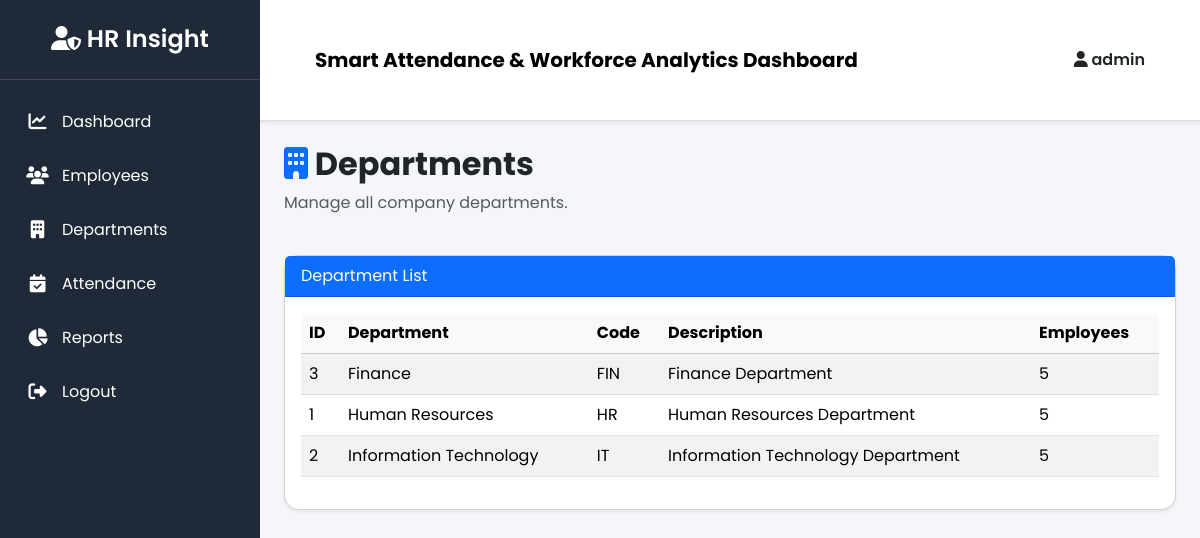
Screenshot of /departments/ (signed in) with the database file from the repository.
### app/models/user.py (models this page shows, shortened)
class User(UserMixin, db.Model):
    __tablename__ = "users"
    id = db.Column(db.Integer, primary_key=True)
    username = db.Column(db.String(100), nullable=False)
    email = db.Column(db.String(120), unique=True, nullable=False)
    password_hash = db.Column(db.String(255), nullable=False)
    is_active = db.Column(db.Boolean, default=True)

### app/models/department.py (models this page shows, shortened)
class Department(db.Model):
    __tablename__ = "departments"
    id = db.Column(db.Integer, primary_key=True)
    department_name = db.Column(
        db.String(100),
        unique=True,
        nullable=False
    )
    department_code = db.Column(
        db.String(20),
        unique=True,
        nullable=False
    )
    description = db.Column(db.Text)
    employees = db.relationship(
        "Employee",
        back_populates="department",
        cascade="all, delete-orphan",
        lazy=True
    )

### app/departments/routes.py (the view)
@departments_bp.route("/")
@login_required
def index():
    departments = (
        Department.query
        .order_by(Department.department_name.asc())
        .all()
    )
    print("=" * 50)
    print("Departments Loaded:", len(departments))
    for dept in departments:
        print(
            dept.id,
            dept.department_name,
            dept.department_code
        )
    print("=" * 50)
    return render_template(
        "departments/index.html",
        departments=departments
    )

### app/__init__.py (called while the page is built)
@login_manager.user_loader
def load_user(user_id):
    from app.models.user import User
    return User.query.get(int(user_id))

### app/templates/departments/index.html (shortened to what this page needs)
{% extends "layouts/base.html" %}
{% block content %}
<div class="d-flex justify-content-between align-items-center mb-4">
    <div>
        <h2 class="fw-bold">
            <i class="fa-solid fa-building text-primary"></i>
            Departments
        </h2>
        <p class="text-muted">
            Manage all company departments.
        </p>
    </div>
</div>
<div class="card shadow-sm">
    <div class="card-header bg-primary text-white">
        Department List
    </div>
    <div class="card-body">
        <table class="table table-hover table-striped">
            <thead class="table-light">
                <tr>
                    <th>ID</th>
                    <th>Department</th>
                    <th>Code</th>
                    <th>Description</th>
                    <th>Employees</th>
                </tr>
            </thead>
            <tbody>
            {% if departments %}
                {% for department in departments %}
                <tr>
                    <td>{{ department.id }}</td>
                    <td>{{ department.department_name }}</td>
                    <td>{{ department.department_code }}</td>
                    <td>{{ department.description }}</td>
                    <td>{{ department.employees|length }}</td>
                </tr>
                {% endfor %}
            {% else %}
                <tr>
                    <td colspan="5" class="text-center text-muted">
                        No departments found.
                    </td>
                </tr>
            {% endif %}
            </tbody>
        </table>
    </div>
</div>
{% endblock %}

### app/templates/layouts/base.html (shortened to what this page needs)
<!DOCTYPE html>
<html lang="en">
<head>
    <link href="https://cdn.jsdelivr.net/npm/bootstrap@5.3.3/dist/css/bootstrap.min.css" rel="stylesheet">
    <link href="https://cdnjs.cloudflare.com/ajax/libs/font-awesome/6.7.2/css/all.min.css" rel="stylesheet">
    <link rel="stylesheet" href="{{ url_for('static', filename='css/style.css') }}">
</head>
<body>
<div class="wrapper">
    <aside class="sidebar">
        <div class="sidebar-header">
            <h3>
                <i class="fa-solid fa-user-shield"></i>
                HR Insight
            </h3>
        </div>
        <ul class="sidebar-menu">
            <li>
                <a href="{{ url_for('dashboard.dashboard') }}">
                    <i class="fa-solid fa-chart-line"></i>
                    Dashboard
                </a>
            </li>
            <li>
                <a href="{{ url_for('employees.index') }}">
                    <i class="fa-solid fa-users"></i>
                    Employees
                </a>
            </li>
            <li>
                <a href="{{ url_for('departments.index') }}">
                    <i class="fa-solid fa-building"></i>
                    Departments
                </a>
            </li>
            <li>
                <a href="{{ url_for('attendance.index') }}">
                    <i class="fa-solid fa-calendar-check"></i>
                    Attendance
                </a>
            </li>
            <li>
                <a href="{{ url_for('reports.index') }}">
                    <i class="fa-solid fa-chart-pie"></i>
                     Reports
                    </a>
            </li>
            <li>
                <a href="{{ url_for('auth.logout') }}">
                    <i class="fa-solid fa-right-from-bracket"></i>
                    Logout
                </a>
            </li>
        </ul>
    </aside>
    <main class="main">
        <nav class="navbar navbar-expand-lg bg-white shadow-sm">
            <div class="container-fluid">
                <span class="navbar-brand fw-bold">
                    Smart Attendance & Workforce Analytics Dashboard
                </span>
                <div class="ms-auto">
                    {% if current_user.is_authenticated %}
                        <span class="fw-semibold">
                            <i class="fa-solid fa-user"></i>
                            {{ current_user.username }}
                        </span>
                    {% endif %}
                </div>
            </div>
        </nav>
        <div class="container-fluid p-4">
            {% block content %}
            {% endblock %}
        </div>
    </main>
</div>
</body>
</html>

### app/static/css/style.css (style rules this page uses)
* { margin:0; padding:0; box-sizing:border-box; font-family:'Poppins',sans-serif; }
html, body { height:100%; background:#f4f6f9; }
.wrapper { display:flex; width:100%; min-height:100vh; }
.sidebar { position:fixed; top:0; left:0; width:260px; height:100vh; background:#1f2937; color:#fff; overflow-y:auto; z-index:1000; }
.sidebar-header { padding:25px; text-align:center; border-bottom:1px solid rgba(255,255,255,.15); }
.sidebar-header h3 { margin:0; font-size:24px; font-weight:600; }
.sidebar-menu { list-style:none; margin:0; padding:15px 0; }
.sidebar-menu li { width:100%; }
.sidebar-menu li a { display:flex; align-items:center; gap:12px; padding:15px 25px; color:#ffffff; text-decoration:none; transition:.3s; }
.sidebar-menu i { width:25px; text-align:center; font-size:18px; }
.main { margin-left:260px; width:calc(100% - 260px); min-height:100vh; display:flex; flex-direction:column; }
.navbar { background:#fff; padding:15px 30px; border-bottom:1px solid #ddd; }
.container-fluid { padding:25px; }
.card { border-radius:15px; transition:0.3s; }
.table th { vertical-align:middle; }

### rows the page displays
User: username "admin"
Department: id "3", department_name "Finance", department_code "FIN", description "Finance Department", employees|length "5"
Department: id "1", department_name "Human Resources", department_code "HR", description "Human Resources Department", employees|length "5"
Department: id "2", department_name "Information Technology", department_code "IT", description "Information Technology Department", employees|length "5"
